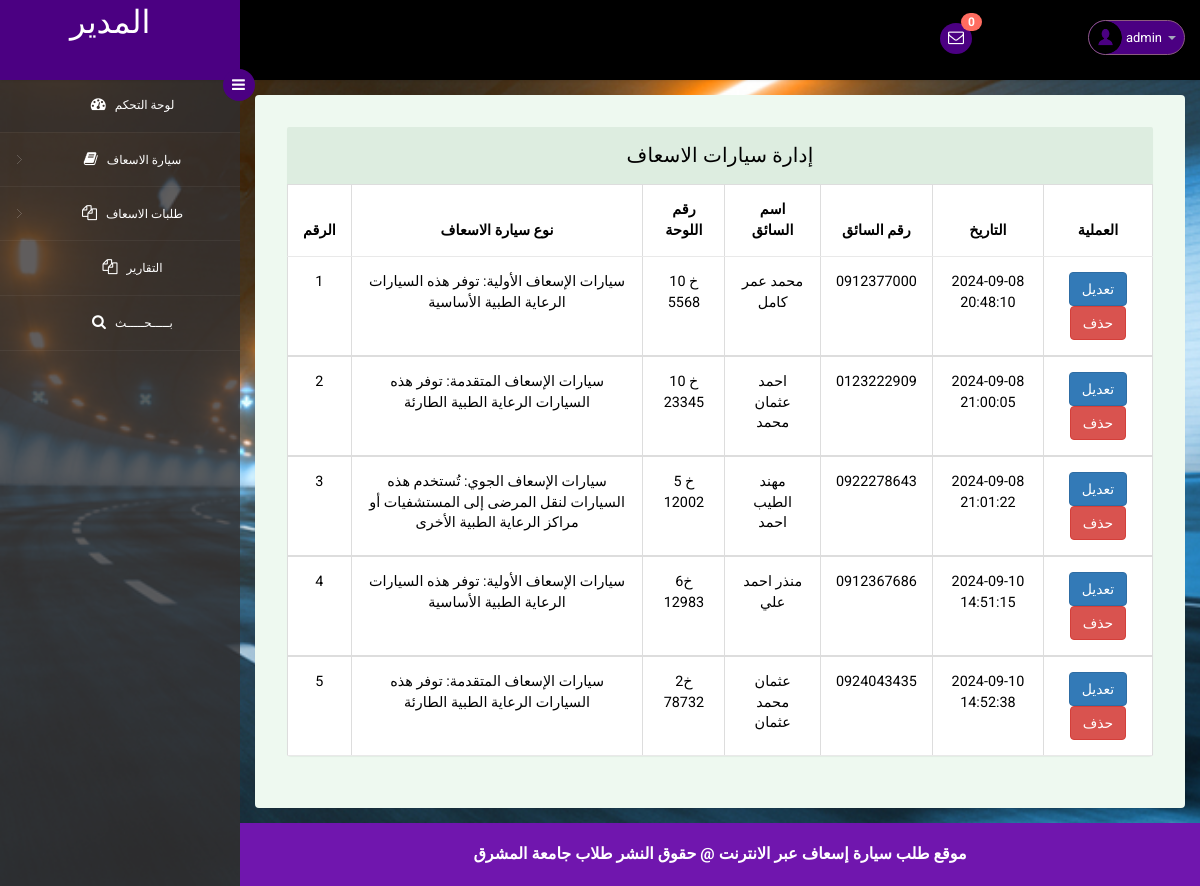
The app's page /admin/manage-ambulance.php (signed in) with its own data.
### tables this page shows
CREATE TABLE `tblambulance` (
  `ID` int(11) NOT NULL,
  `AmbulanceType` varchar(250) DEFAULT NULL,
  `AmbRegNum` varchar(250) DEFAULT NULL,
  `DriverName` varchar(250) DEFAULT NULL,
  `DriverContactNumber` text DEFAULT NULL,
  `CreationDate` timestamp NULL DEFAULT current_timestamp(),
  `Status` varchar(250) DEFAULT NULL,
  `UpdationDate` timestamp NULL DEFAULT NULL ON UPDATE current_timestamp()
);

### admin/manage-ambulance.php (the view, shortened to what this page needs)
<?php
include('includes/dbconnection.php');
if (strlen($_SESSION['eahpaid']==0)) {
  header('location:logout.php');
  } else{
?>
<!DOCTYPE html>
<head>
<link rel="stylesheet" href="css/bootstrap.min.css" >
<link href="css/style.css" rel='stylesheet' type='text/css' />
<link href="css/style-responsive.css" rel="stylesheet"/>
<link rel="stylesheet" href="css/font.css" type="text/css"/>
<link href="css/font-awesome.css" rel="stylesheet">
</head>
<body>
<section id="container">
<?php include_once('includes/header.php');?>
<?php include_once('includes/sidebar.php');?>
<section id="main-content">
	<section class="wrapper">
		<div class="table-agile-info">
 <div class="panel panel-default">
    <div class="panel-heading">
     إدارة سيارات الاسعاف
    </div>
    <div>
      <table class="table table-bordered">
        <thead>
          <tr>
            <th data-breakpoints="xs">الرقم</th>
            <th>نوع سيارة الاسعاف</th>
            <th>رقم اللوحة</th>
             <th>اسم السائق</th>
              <th>رقم السائق</th>
            <th>التاريخ</th>
            <th data-breakpoints="xs">العملية</th>
          </tr>
        </thead>
        <?php
$ret=mysqli_query($con,"select * from  tblambulance");
$cnt=1;
while ($row=mysqli_fetch_array($ret)) {
?>
        <tbody>
          <tr data-expanded="true">
                  <td><?php echo $cnt;?></td>
                  <?php   $atype=$row['AmbulanceType'];
                 if($atype=="1"){ ?>
                  <td>سيارات الإسعاف الأولية: توفر هذه السيارات الرعاية الطبية الأساسية</td>
                <?php } elseif($atype=="2"){ ?>
                  <td>سيارات الإسعاف المتقدمة: توفر هذه السيارات الرعاية الطبية الطارئة</td>
                <?php } elseif($atype=="3"){ ?>
                   <td>سيارات الإسعاف الجوي: تُستخدم هذه السيارات لنقل المرضى إلى المستشفيات أو مراكز الرعاية الطبية الأخرى</td>
                   <?php }  ?>
                  <td><?php  echo $row['AmbRegNum'];?></td>
                  <td><?php  echo $row['DriverName'];?></td>
                  <td><?php  echo $row['DriverContactNumber'];?></td>
                  <td><?php  echo $row['CreationDate'];?></td>
                  <td><a href="edit-ambulance.php?editid=<?php echo $row['ID'];?>" class="btn btn-primary">تعديل</a>
                    <a href="manage-ambulance.php?del=<?php echo $row['ID'];?>" class="btn btn-danger">حذف</a>
                </tr>
                <?php
$cnt=$cnt+1;
}?>
 </tbody>
            </table>
    </div>
  </div>
</div>
</section>
		 <?php include_once('includes/footer.php');?>
</section>
</section>
</body>
</html>
<?php }  ?>

### admin/includes/header.php (shortened to what this page needs)
<?php
include('includes/dbconnection.php');
?>
<header class="header fixed-top clearfix">
<div class="brand">
    <a href="dashboard.php" class="logo">
                           المدير
    </a>
    <div class="sidebar-toggle-box">
        <div class="fa fa-bars"></div>
    </div>
</div>
<div class="nav notify-row" id="top_menu">
    <ul class="nav top-menu">
<?php
$ret1=mysqli_query($con,"select * from tblambulancehiring
 where   (tblambulancehiring.Status is null || tblambulancehiring.Status='')");
$num=mysqli_num_rows($ret1);
?>
        <li id="header_inbox_bar" class="dropdown">
            <a data-toggle="dropdown" class="dropdown-toggle" href="#">
                <i class="fa fa-envelope-o"></i>
                <span class="badge bg-important"><?php echo $num;?></span>
            </a>
        </li>
    </ul>
</div>
<div class="top-nav clearfix">
    <ul class="nav pull-right top-menu">
        <li class="dropdown">
            <a data-toggle="dropdown" class="dropdown-toggle" href="#">
                <?php
$adid=$_SESSION['eahpaid'];
$ret=mysqli_query($con,"select AdminName from tbladmin where ID='$adid'");
$row=mysqli_fetch_array($ret);
$name=$row['AdminName'];
?>
                <img alt="" src="images/2.png">
                <span class="username"><?php echo $name; ?></span>
                <b class="caret"></b>
            </a>
        </li>
    </ul>
</div>
</header>

### admin/includes/sidebar.php (shortened to what this page needs)
<aside>
    <div id="sidebar" class="nav-collapse">
        <div class="leftside-navigation">
            <ul class="sidebar-menu" id="nav-accordion">
                <li>
                    <a class="active" href="dashboard.php">
                        <i class="fa fa-dashboard"></i>
                        <span>لوحة التحكم</span>
                    </a>
                </li>
                <li class="sub-menu">
                    <a href="javascript:;">
                        <i class="fa fa-book"></i>
                        <span>سيارة الاسعاف</span>
                    </a>
                </li>
               <li class="sub-menu">
                    <a href="javascript:;">
                        <i class="fa fa-files-o"></i>
                        <span>طلبات الاسعاف</span>
                    </a>
                </li>
                <li>
                    <a href="ambulance-request-report.php">
                        <i class="fa fa-files-o"></i>
                        <span>التقارير</span>
                    </a>
                </li>
                <li>
                    <a href="search.php">
                        <i class="fa fa-search"></i>
                        <span>بـــــحـــــث</span>
                    </a>
                </li>
            </ul>            </div>
    </div>
</aside>

### admin/includes/footer.php
<div class="footer">
			<div class="wthree-copyright">
  <strong><span>موقع طلب سيارة إسعاف عبر الانترنت</span></strong>
  <strong><span>@ حقوق النشر طلاب جامعة المشرق </span></strong>			</div>
		  </div>

### records on screen
tblambulance: shows "سيارات الإسعاف الأولية: توفر هذه السيارات الرعاية الطبية الأساسية", AmbRegNum "خ 10 5568", DriverName "محمد عمر كامل", DriverContactNumber "0912377000", CreationDate "2024-09-08 20:48:10"
tblambulance: shows "سيارات الإسعاف المتقدمة: توفر هذه السيارات الرعاية الطبية الطارئة", AmbRegNum "خ 10 23345", DriverName "احمد عثمان محمد", DriverContactNumber "0123222909", CreationDate "2024-09-08 21:00:05"
tblambulance: shows "سيارات الإسعاف الجوي: تُستخدم هذه السيارات لنقل المرضى إلى المستشفيات أو مراكز الرعاية الطبية الأخرى", AmbRegNum "خ 5 12002", DriverName "مهند الطيب احمد", DriverContactNumber "0922278643", CreationDate "2024-09-08 21:01:22"
tblambulance: shows "سيارات الإسعاف الأولية: توفر هذه السيارات الرعاية الطبية الأساسية", AmbRegNum "خ6 12983", DriverName "منذر احمد علي", DriverContactNumber "0912367686", CreationDate "2024-09-10 14:51:15"
tblambulance: shows "سيارات الإسعاف المتقدمة: توفر هذه السيارات الرعاية الطبية الطارئة", AmbRegNum "خ2 78732", DriverName "عثمان محمد عثمان", DriverContactNumber "0924043435", CreationDate "2024-09-10 14:52:38"

### other values on screen
$num "0"
$name "admin"
